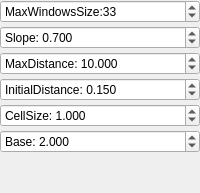
         <widget class="QWidget" name="MorphologicalFilter">
          <layout class="QVBoxLayout" name="verticalLayout_9">
           <property name="spacing">
            <number>3</number>
           </property>
           <property name="leftMargin">
            <number>0</number>
           </property>
           <property name="topMargin">
            <number>0</number>
           </property>
           <property name="rightMargin">
            <number>0</number>
           </property>
           <property name="bottomMargin">
            <number>0</number>
           </property>
           <item>
            <widget class="QSpinBox" name="spin_maxwinsize">
             <property name="sizePolicy">
              <sizepolicy hsizetype="Ignored" vsizetype="Fixed">
               <horstretch>0</horstretch>
               <verstretch>0</verstretch>
              </sizepolicy>
             </property>
             <property name="maximumSize">
              <size>
               <width>16777215</width>
               <height>24</height>
              </size>
             </property>
             <property name="toolTip">
              <string>Set the maximum window size to be used in filtering ground returns.</string>
             </property>
             <property name="prefix">
              <string>MaxWindowsSize:</string>
             </property>
             <property name="maximum">
              <number>99999</number>
             </property>
             <property name="value">
              <number>33</number>
             </property>
            </widget>
           </item>
           <item>
            <widget class="QDoubleSpinBox" name="dspin_slope">
             <property name="sizePolicy">
              <sizepolicy hsizetype="Ignored" vsizetype="Fixed">
               <horstretch>0</horstretch>
               <verstretch>0</verstretch>
              </sizepolicy>
             </property>
             <property name="maximumSize">
              <size>
               <width>16777215</width>
               <height>24</height>
              </size>
             </property>
             <property name="toolTip">
              <string>Set the slope value to be used in computing the height threshold.</string>
             </property>
             <property name="prefix">
              <string>Slope: </string>
             </property>
             <property name="decimals">
              <number>3</number>
             </property>
             <property name="maximum">
              <double>99999.000000000000000</double>
             </property>
             <property name="value">
              <double>0.700000000000000</double>
             </property>
            </widget>
           </item>
           <item>
            <widget class="QDoubleSpinBox" name="dspin_maxdistance">
             <property name="sizePolicy">
              <sizepolicy hsizetype="Ignored" vsizetype="Fixed">
               <horstretch>0</horstretch>
               <verstretch>0</verstretch>
              </sizepolicy>
             </property>
             <property name="maximumSize">
              <size>
               <width>16777215</width>
               <height>24</height>
              </size>
             </property>
             <property name="toolTip">
              <string>Set the maximum height above the parameterized ground surface to be considered a ground return.</string>
             </property>
             <property name="prefix">
              <string>MaxDistance: </string>
             </property>
             <property name="decimals">
              <number>3</number>
             </property>
             <property name="maximum">
              <double>99999.000000000000000</double>
             </property>
             <property name="value">
              <double>10.000000000000000</double>
             </property>
            </widget>
           </item>
           <item>
            <widget class="QDoubleSpinBox" name="dspin_initialdistance">
             <property name="sizePolicy">
              <sizepolicy hsizetype="Ignored" vsizetype="Fixed">
               <horstretch>0</horstretch>
               <verstretch>0</verstretch>
              </sizepolicy>
             </property>
             <property name="maximumSize">
              <size>
               <width>16777215</width>
               <height>24</height>
              </size>
             </property>
             <property name="toolTip">
              <string>Set the initial height above the parameterized ground surface to be considered a ground return.</string>
             </property>
             <property name="prefix">
              <string>InitialDistance: </string>
             </property>
             <property name="decimals">
              <number>3</number>
             </property>
             <property name="maximum">
              <double>99999.000000000000000</double>
             </property>
             <property name="value">
              <double>0.150000000000000</double>
             </property>
            </widget>
           </item>
           <item>
            <widget class="QDoubleSpinBox" name="dspin_cellsize">
             <property name="sizePolicy">
              <sizepolicy hsizetype="Ignored" vsizetype="Fixed">
               <horstretch>0</horstretch>
               <verstretch>0</verstretch>
              </sizepolicy>
             </property>
             <property name="maximumSize">
              <size>
               <width>16777215</width>
               <height>24</height>
              </size>
             </property>
             <property name="toolTip">
              <string> Set the cell size.</string>
             </property>
             <property name="prefix">
              <string>CellSize: </string>
             </property>
             <property name="decimals">
              <number>3</number>
             </property>
             <property name="maximum">
              <double>99999.000000000000000</double>
             </property>
             <property name="value">
              <double>1.000000000000000</double>
             </property>
            </widget>
           </item>
           <item>
            <widget class="QDoubleSpinBox" name="dspin_base">
             <property name="sizePolicy">
              <sizepolicy hsizetype="Ignored" vsizetype="Fixed">
               <horstretch>0</horstretch>
               <verstretch>0</verstretch>
              </sizepolicy>
             </property>
             <property name="maximumSize">
              <size>
               <width>16777215</width>
               <height>24</height>
              </size>
             </property>
             <property name="toolTip">
              <string>Set the base to be used in computing progressive window sizes.</string>
             </property>
             <property name="prefix">
              <string>Base: </string>
             </property>
             <property name="decimals">
              <number>3</number>
             </property>
             <property name="maximum">
              <double>99999.000000000000000</double>
             </property>
             <property name="value">
              <double>2.000000000000000</double>
             </property>
            </widget>
           </item>
           <item>
            <spacer name="verticalSpacer_8">
             <property name="orientation">
              <enum>Qt::Vertical</enum>
             </property>
             <property name="sizeHint" stdset="0">
              <size>
               <width>20</width>
               <height>40</height>
              </size>
             </property>
            </spacer>
           </item>
          </layout>
         </widget>
